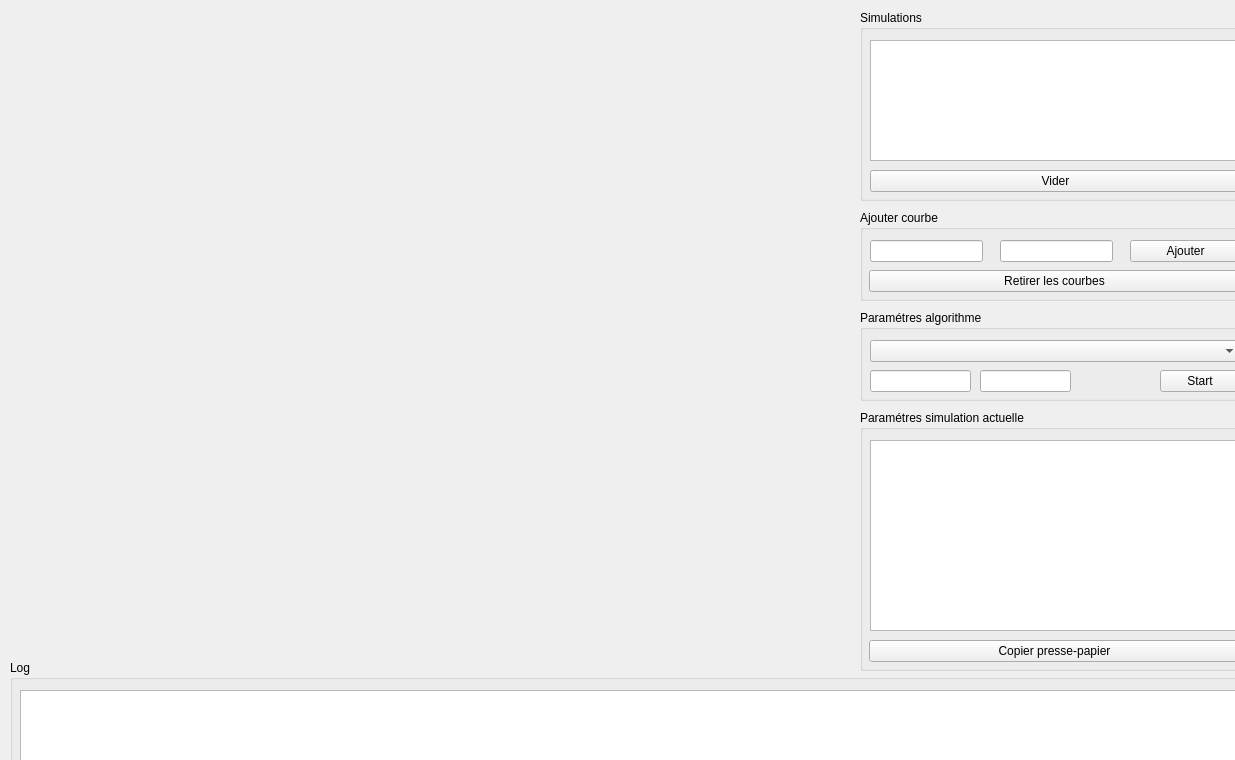
<?xml version="1.0" encoding="UTF-8"?>
<ui version="4.0">
 <class>MainWindow</class>
 <widget class="QMainWindow" name="MainWindow">
  <property name="geometry">
   <rect>
    <x>0</x>
    <y>0</y>
    <width>1235</width>
    <height>760</height>
   </rect>
  </property>
  <property name="windowTitle">
   <string>MainWindow</string>
  </property>
  <widget class="QWidget" name="centralWidget">
   <widget class="QGroupBox" name="groupBox">
    <property name="geometry">
     <rect>
      <x>860</x>
      <y>310</y>
      <width>391</width>
      <height>91</height>
     </rect>
    </property>
    <property name="title">
     <string>Paramétres algorithme</string>
    </property>
    <widget class="QComboBox" name="comboBox">
     <property name="geometry">
      <rect>
       <x>10</x>
       <y>30</y>
       <width>371</width>
       <height>22</height>
      </rect>
     </property>
    </widget>
    <widget class="QLineEdit" name="lineEdit_3">
     <property name="geometry">
      <rect>
       <x>10</x>
       <y>60</y>
       <width>101</width>
       <height>22</height>
      </rect>
     </property>
    </widget>
    <widget class="QLineEdit" name="lineEdit_4">
     <property name="geometry">
      <rect>
       <x>120</x>
       <y>60</y>
       <width>91</width>
       <height>22</height>
      </rect>
     </property>
    </widget>
    <widget class="QPushButton" name="pushButton_5">
     <property name="geometry">
      <rect>
       <x>300</x>
       <y>60</y>
       <width>80</width>
       <height>22</height>
      </rect>
     </property>
     <property name="text">
      <string>Start</string>
     </property>
    </widget>
   </widget>
   <widget class="QGroupBox" name="groupBox_2">
    <property name="geometry">
     <rect>
      <x>860</x>
      <y>410</y>
      <width>391</width>
      <height>261</height>
     </rect>
    </property>
    <property name="title">
     <string>Paramétres simulation actuelle</string>
    </property>
    <widget class="QListWidget" name="listParams">
     <property name="geometry">
      <rect>
       <x>10</x>
       <y>30</y>
       <width>371</width>
       <height>191</height>
      </rect>
     </property>
    </widget>
    <widget class="QPushButton" name="pushButton_4">
     <property name="geometry">
      <rect>
       <x>9</x>
       <y>230</y>
       <width>371</width>
       <height>22</height>
      </rect>
     </property>
     <property name="text">
      <string>Copier presse-papier</string>
     </property>
    </widget>
   </widget>
   <widget class="QGroupBox" name="groupBox_3">
    <property name="geometry">
     <rect>
      <x>10</x>
      <y>660</y>
      <width>1241</width>
      <height>141</height>
     </rect>
    </property>
    <property name="title">
     <string>Log</string>
    </property>
    <widget class="QTextEdit" name="textEdit">
     <property name="geometry">
      <rect>
       <x>10</x>
       <y>30</y>
       <width>1371</width>
       <height>101</height>
      </rect>
     </property>
    </widget>
   </widget>
   <widget class="QGroupBox" name="groupBox_4">
    <property name="geometry">
     <rect>
      <x>860</x>
      <y>210</y>
      <width>391</width>
      <height>91</height>
     </rect>
    </property>
    <property name="title">
     <string>Ajouter courbe</string>
    </property>
    <widget class="QLineEdit" name="nameX">
     <property name="geometry">
      <rect>
       <x>10</x>
       <y>30</y>
       <width>113</width>
       <height>22</height>
      </rect>
     </property>
    </widget>
    <widget class="QLineEdit" name="nameY">
     <property name="geometry">
      <rect>
       <x>140</x>
       <y>30</y>
       <width>113</width>
       <height>22</height>
      </rect>
     </property>
    </widget>
    <widget class="QPushButton" name="pushButton">
     <property name="geometry">
      <rect>
       <x>270</x>
       <y>30</y>
       <width>111</width>
       <height>22</height>
      </rect>
     </property>
     <property name="text">
      <string>Ajouter</string>
     </property>
    </widget>
    <widget class="QPushButton" name="pushButton_2">
     <property name="geometry">
      <rect>
       <x>9</x>
       <y>60</y>
       <width>371</width>
       <height>22</height>
      </rect>
     </property>
     <property name="text">
      <string>Retirer les courbes</string>
     </property>
    </widget>
   </widget>
   <widget class="QWidget" name="gridLayoutWidget">
    <property name="geometry">
     <rect>
      <x>10</x>
      <y>10</y>
      <width>841</width>
      <height>651</height>
     </rect>
    </property>
    <layout class="QGridLayout" name="gridLayout"/>
   </widget>
   <widget class="QGroupBox" name="groupBox_5">
    <property name="geometry">
     <rect>
      <x>860</x>
      <y>10</y>
      <width>391</width>
      <height>191</height>
     </rect>
    </property>
    <property name="title">
     <string>Simulations</string>
    </property>
    <widget class="QPushButton" name="pushButton_3">
     <property name="geometry">
      <rect>
       <x>10</x>
       <y>160</y>
       <width>371</width>
       <height>22</height>
      </rect>
     </property>
     <property name="text">
      <string>Vider</string>
     </property>
    </widget>
    <widget class="QListView" name="listView">
     <property name="geometry">
      <rect>
       <x>10</x>
       <y>30</y>
       <width>371</width>
       <height>121</height>
      </rect>
     </property>
    </widget>
   </widget>
  </widget>
 </widget>
 <layoutdefault spacing="6" margin="11"/>
 <resources/>
 <connections/>
</ui>
